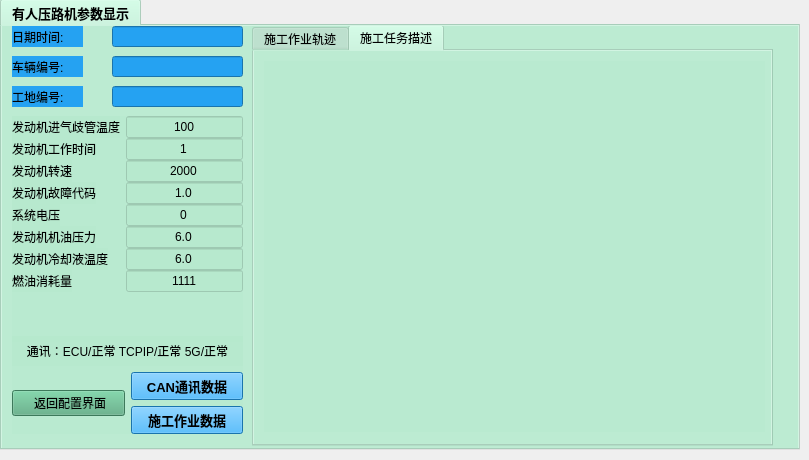
      <widget class="QWidget" name="yalu_page">
       <widget class="QTabWidget" name="tabWidget_7">
        <property name="geometry">
         <rect>
          <x>0</x>
          <y>-1</y>
          <width>800</width>
          <height>451</height>
         </rect>
        </property>
        <property name="sizePolicy">
         <sizepolicy hsizetype="Expanding" vsizetype="Expanding">
          <horstretch>0</horstretch>
          <verstretch>0</verstretch>
         </sizepolicy>
        </property>
        <property name="maximumSize">
         <size>
          <width>800</width>
          <height>480</height>
         </size>
        </property>
        <property name="font">
         <font>
          <pointsize>10</pointsize>
          <weight>75</weight>
          <bold>true</bold>
         </font>
        </property>
        <property name="autoFillBackground">
         <bool>false</bool>
        </property>
        <property name="styleSheet">
         <string notr="true">background-color: rgba(182, 231, 205, 122);</string>
        </property>
        <property name="currentIndex">
         <number>0</number>
        </property>
        <widget class="QWidget" name="tab_16">
         <attribute name="title">
          <string>有人压路机参数显示</string>
         </attribute>
         <widget class="QLineEdit" name="le_system_time_yalu">
          <property name="geometry">
           <rect>
            <x>110</x>
            <y>0</y>
            <width>131</width>
            <height>21</height>
           </rect>
          </property>
          <property name="font">
           <font>
            <pointsize>8</pointsize>
           </font>
          </property>
          <property name="styleSheet">
           <string notr="true">background-color: rgb(37, 162, 242);</string>
          </property>
         </widget>
         <widget class="QTabWidget" name="tabWidget_yalu">
          <property name="geometry">
           <rect>
            <x>250</x>
            <y>-1</y>
            <width>521</width>
            <height>421</height>
           </rect>
          </property>
          <property name="autoFillBackground">
           <bool>false</bool>
          </property>
          <property name="currentIndex">
           <number>1</number>
          </property>
          <widget class="QWidget" name="tab_17">
           <attribute name="title">
            <string>施工作业轨迹</string>
           </attribute>
           <widget class="MyQLabel" name="lb_line_4">
            <property name="geometry">
             <rect>
              <x>10</x>
              <y>10</y>
              <width>511</width>
              <height>341</height>
             </rect>
            </property>
            <property name="text">
             <string/>
            </property>
           </widget>
          </widget>
          <widget class="QWidget" name="tab_18">
           <attribute name="title">
            <string>施工任务描述</string>
           </attribute>
           <widget class="QLabel" name="show_txt_yalu">
            <property name="geometry">
             <rect>
              <x>10</x>
              <y>10</y>
              <width>501</width>
              <height>371</height>
             </rect>
            </property>
            <property name="maximumSize">
             <size>
              <width>600</width>
              <height>600</height>
             </size>
            </property>
            <property name="font">
             <font>
              <pointsize>18</pointsize>
             </font>
            </property>
            <property name="text">
             <string/>
            </property>
            <property name="wordWrap">
             <bool>true</bool>
            </property>
           </widget>
          </widget>
         </widget>
         <widget class="QWidget" name="layoutWidget_4">
          <property name="geometry">
           <rect>
            <x>10</x>
            <y>90</y>
            <width>231</width>
            <height>226</height>
           </rect>
          </property>
          <layout class="QFormLayout" name="formLayout_32">
           <property name="verticalSpacing">
            <number>0</number>
           </property>
           <item row="0" column="0">
            <widget class="QLabel" name="label_664">
             <property name="text">
              <string>发动机进气歧管温度</string>
             </property>
             <property name="alignment">
              <set>Qt::AlignCenter</set>
             </property>
            </widget>
           </item>
           <item row="0" column="1">
            <widget class="QLineEdit" name="mrl_engine_intake_manifold_tem">
             <property name="text">
              <string>100</string>
             </property>
             <property name="alignment">
              <set>Qt::AlignCenter</set>
             </property>
            </widget>
           </item>
           <item row="1" column="0">
            <widget class="QLabel" name="label_665">
             <property name="text">
              <string>发动机工作时间</string>
             </property>
             <property name="alignment">
              <set>Qt::AlignCenter</set>
             </property>
            </widget>
           </item>
           <item row="1" column="1">
            <widget class="QLineEdit" name="mrl_engine_working_time">
             <property name="text">
              <string>1</string>
             </property>
             <property name="alignment">
              <set>Qt::AlignCenter</set>
             </property>
            </widget>
           </item>
           <item row="2" column="0">
            <widget class="QLabel" name="label_666">
             <property name="text">
              <string>发动机转速</string>
             </property>
             <property name="alignment">
              <set>Qt::AlignCenter</set>
             </property>
            </widget>
           </item>
           <item row="2" column="1">
            <widget class="QLineEdit" name="mrl_engine_speed">
             <property name="text">
              <string>2000</string>
             </property>
             <property name="alignment">
              <set>Qt::AlignCenter</set>
             </property>
            </widget>
           </item>
           <item row="3" column="0">
            <widget class="QLabel" name="label_667">
             <property name="text">
              <string>发动机故障代码</string>
             </property>
             <property name="alignment">
              <set>Qt::AlignCenter</set>
             </property>
            </widget>
           </item>
           <item row="3" column="1">
            <widget class="QLineEdit" name="mrl_engine_failure_code">
             <property name="text">
              <string>1.0</string>
             </property>
             <property name="alignment">
              <set>Qt::AlignCenter</set>
             </property>
            </widget>
           </item>
           <item row="4" column="0">
            <widget class="QLabel" name="label_668">
             <property name="text">
              <string>系统电压</string>
             </property>
             <property name="alignment">
              <set>Qt::AlignCenter</set>
             </property>
            </widget>
           </item>
           <item row="4" column="1">
            <widget class="QLineEdit" name="mrl_system_voltage">
             <property name="text">
              <string>0</string>
             </property>
             <property name="alignment">
              <set>Qt::AlignCenter</set>
             </property>
            </widget>
           </item>
           <item row="5" column="0">
            <widget class="QLabel" name="label_669">
             <property name="text">
              <string>发动机机油压力</string>
             </property>
             <property name="alignment">
              <set>Qt::AlignCenter</set>
             </property>
            </widget>
           </item>
           <item row="5" column="1">
            <widget class="QLineEdit" name="mrl_engine_oil_pressure">
             <property name="text">
              <string>6.0</string>
             </property>
             <property name="alignment">
              <set>Qt::AlignCenter</set>
             </property>
            </widget>
           </item>
           <item row="6" column="0">
            <widget class="QLabel" name="label_670">
             <property name="text">
              <string>发动机冷却液温度</string>
             </property>
             <property name="alignment">
              <set>Qt::AlignCenter</set>
             </property>
            </widget>
           </item>
           <item row="6" column="1">
            <widget class="QLineEdit" name="mrl_engine_coolant_temperature">
             <property name="text">
              <string>6.0</string>
             </property>
             <property name="alignment">
              <set>Qt::AlignCenter</set>
             </property>
            </widget>
           </item>
           <item row="7" column="0">
            <widget class="QLabel" name="label_663">
             <property name="text">
              <string>燃油消耗量</string>
             </property>
             <property name="alignment">
              <set>Qt::AlignCenter</set>
             </property>
            </widget>
           </item>
           <item row="7" column="1">
            <widget class="QLineEdit" name="mrl_fuel_consumption">
             <property name="text">
              <string>1111</string>
             </property>
             <property name="alignment">
              <set>Qt::AlignCenter</set>
             </property>
            </widget>
           </item>
          </layout>
         </widget>
         <widget class="QLineEdit" name="le_car_num_4">
          <property name="geometry">
           <rect>
            <x>110</x>
            <y>30</y>
            <width>131</width>
            <height>21</height>
           </rect>
          </property>
          <property name="styleSheet">
           <string notr="true">background-color: rgb(37, 162, 242);</string>
          </property>
         </widget>
         <widget class="QLabel" name="label_48">
          <property name="geometry">
           <rect>
            <x>10</x>
            <y>30</y>
            <width>71</width>
            <height>21</height>
           </rect>
          </property>
          <property name="font">
           <font>
            <pointsize>9</pointsize>
           </font>
          </property>
          <property name="styleSheet">
           <string notr="true">background-color:rgb(37, 162, 242);</string>
          </property>
          <property name="text">
           <string>车辆编号:</string>
          </property>
         </widget>
         <widget class="QLabel" name="label_66">
          <property name="geometry">
           <rect>
            <x>10</x>
            <y>60</y>
            <width>71</width>
            <height>21</height>
           </rect>
          </property>
          <property name="font">
           <font>
            <pointsize>9</pointsize>
           </font>
          </property>
          <property name="styleSheet">
           <string notr="true">background-color:rgb(37, 162, 242);</string>
          </property>
          <property name="text">
           <string>工地编号:</string>
          </property>
         </widget>
         <widget class="QLineEdit" name="le_car_num_7">
          <property name="geometry">
           <rect>
            <x>110</x>
            <y>60</y>
            <width>131</width>
            <height>21</height>
           </rect>
          </property>
          <property name="styleSheet">
           <string notr="true">background-color: rgb(37, 162, 242);</string>
          </property>
         </widget>
         <widget class="QLabel" name="label_75">
          <property name="geometry">
           <rect>
            <x>10</x>
            <y>0</y>
            <width>71</width>
            <height>21</height>
           </rect>
          </property>
          <property name="font">
           <font>
            <pointsize>9</pointsize>
           </font>
          </property>
          <property name="styleSheet">
           <string notr="true">background-color:rgb(37, 162, 242);</string>
          </property>
          <property name="text">
           <string>日期时间:</string>
          </property>
         </widget>
         <widget class="QWidget" name="layoutWidget6">
          <property name="geometry">
           <rect>
            <x>10</x>
            <y>310</y>
            <width>231</width>
            <height>98</height>
           </rect>
          </property>
          <layout class="QVBoxLayout" name="verticalLayout_2">
           <item>
            <widget class="QLabel" name="lbl_vertex_number_41">
             <property name="font">
              <font>
               <pointsize>9</pointsize>
              </font>
             </property>
             <property name="text">
              <string>通讯：ECU/正常 TCPIP/正常 5G/正常</string>
             </property>
             <property name="alignment">
              <set>Qt::AlignCenter</set>
             </property>
            </widget>
           </item>
           <item>
            <layout class="QHBoxLayout" name="horizontalLayout_4">
             <item>
              <widget class="QPushButton" name="pbt_back_yalu">
               <property name="styleSheet">
                <string notr="true">background-color: rgb(85, 170, 127);</string>
               </property>
               <property name="text">
                <string> 返回配置界面</string>
               </property>
              </widget>
             </item>
             <item>
              <layout class="QVBoxLayout" name="verticalLayout">
               <item>
                <widget class="QPushButton" name="btn_canmore_yalu">
                 <property name="font">
                  <font>
                   <pointsize>10</pointsize>
                   <weight>75</weight>
                   <bold>true</bold>
                  </font>
                 </property>
                 <property name="styleSheet">
                  <string notr="true">background-color: rgb(37, 162, 242);</string>
                 </property>
                 <property name="text">
                  <string>CAN通讯数据</string>
                 </property>
                </widget>
               </item>
               <item>
                <widget class="QPushButton" name="btn_workdata_yalu">
                 <property name="font">
                  <font>
                   <pointsize>10</pointsize>
                   <weight>75</weight>
                   <bold>true</bold>
                  </font>
                 </property>
                 <property name="styleSheet">
                  <string notr="true">background-color: rgb(37, 162, 242);</string>
                 </property>
                 <property name="text">
                  <string>施工作业数据</string>
                 </property>
                </widget>
               </item>
              </layout>
             </item>
            </layout>
           </item>
          </layout>
         </widget>
        </widget>
       </widget>
      </widget>
